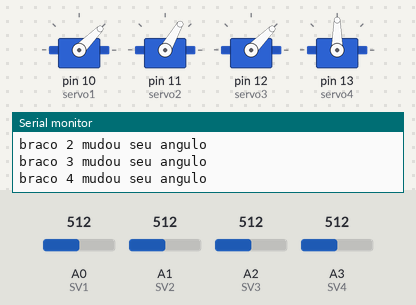
A sketch run on a simulated Arduino Uno, built with avr-gcc and run on an emulated ATmega328P. On the bench: 4 × servo, the last lines printed to the serial monitor. The inputs (shaded band) are chosen by the test bench; at power-on: A0 (SV1) = 512, A1 (SV2) = 512, A2 (SV3) = 512, A3 (SV4) = 512.

Above: at 2.8 s.
2.9 s: A0 (SV1) set to 716
At 5.7 s:
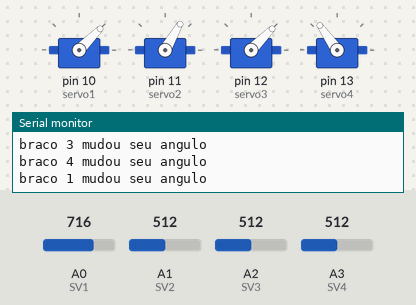
6.0 s: A1 (SV2) set to 716
At 7.7 s:
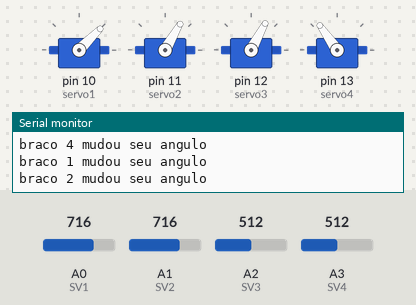
8.7 s: A2 (SV3) set to 716
At 10.9 s:
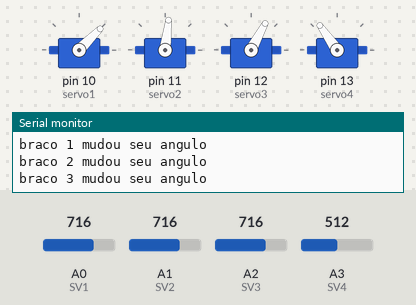
11.4 s: A3 (SV4) set to 716
At 12.8 s:
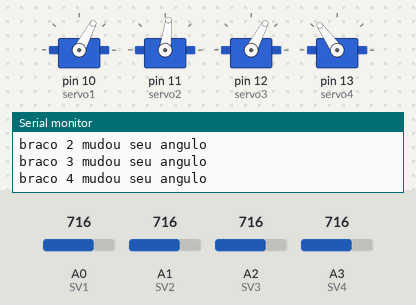
14.1 s: A0 (SV1) set to 992
At 17.6 s:
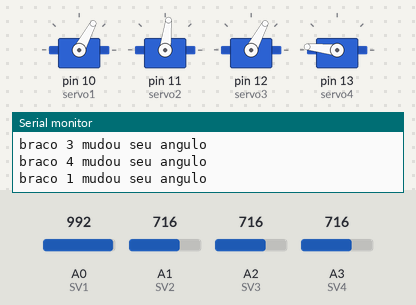
18.0 s: A1 (SV2) set to 992
At 19.5 s:
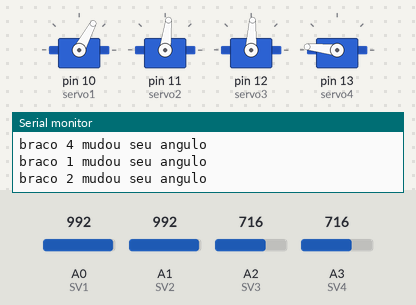
Timing chart, 0 to 21.0 s (numbered marks = the images above; inputs shaded):
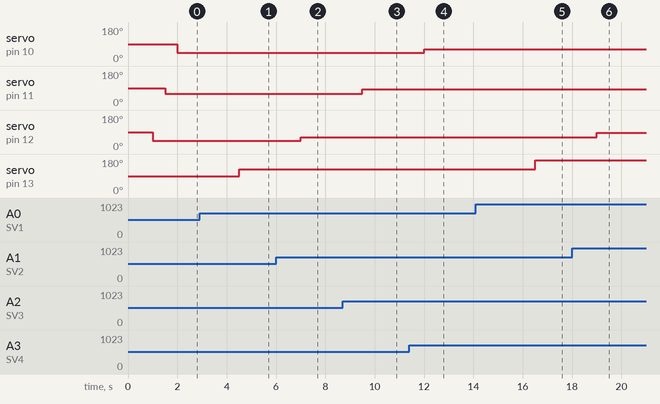

The sketch:

servo_motor_analogico1.ino
```cpp
#include "Servo.h"
Servo servo1;
Servo servo2;
Servo servo3;
Servo servo4;


int potenciometro1=0;
int potenciometro2=0;
int potenciometro3=0;
int potenciometro4=0;


int angservo1=0;
int angservoantigo1=0;
int angservo2=0;
int angservoantigo2=0;
int angservo3=0;
int angservoantigo3=0;
int angservo4=0;
int angservoantigo4=0;


const int SV1=A0;
const int SV2=A1;
const int SV3=A2;
const int SV4=A3;

void setup()
{
   Serial.begin(9600);
   servo1.attach(10);
   servo2.attach(11);
   servo3.attach(12);
   servo4.attach(13);
}

void loop()
{
 potenciometro1=analogRead(SV1);
 angservo1=map(potenciometro1, 0, 1023, 0, 180);
  delay(500);
  servo4.write(angservo1);
  	if (angservo1 != angservoantigo1) {
  Serial.println("braco 1 mudou seu angulo");
    angservoantigo1 = angservo1;
	}


 potenciometro2=analogRead(SV2);
  angservo2=map(potenciometro2, 0, 1023, 0, 90);
  delay(500);
  servo3.write(angservo2);
	if (angservo2 != angservoantigo2) {
  Serial.println("braco 2 mudou seu angulo");
    angservoantigo2 = angservo2;
	}

  potenciometro3=analogRead(SV3);
  angservo3=map(potenciometro3, 0, 1023, 0, 120);
  delay(500);
  servo2.write(angservo3);
	if (angservo3 != angservoantigo3) {
  Serial.println("braco 3 mudou seu angulo");
    angservoantigo3 = angservo3;
	}

  potenciometro4=analogRead(SV4);
  angservo4=map(potenciometro4, 0, 1023, 0, 90);
  delay(500);
  servo1.write(angservo4);
	if (angservo4 != angservoantigo4) {
  Serial.println("braco 4 mudou seu angulo");
    angservoantigo4 = angservo4;
	}

}
```

Measured:
- after the input at 2.9 s, servo on pin 13 (servo4): 90° → 125° after 1.6 s
- after the input at 6.0 s, servo on pin 12 (servo3): 45° → 62° after 1.0 s
- after the input at 8.7 s, servo on pin 11 (servo2): 60° → 83° after 0.81 s
- after the input at 11.4 s, servo on pin 10 (servo1): 45° → 62° after 0.61 s
- after the input at 14.1 s, servo on pin 13 (servo4): 125° → 174° after 2.4 s
- after the input at 18.0 s, servo on pin 12 (servo3): 62° → 87° after 1.0 s
